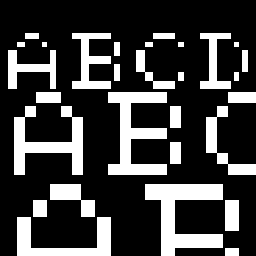
#> input picture codes/images_BW/alfa2.bmp, 256 x 256 px
$ python Kmeans_2classes.py
#> lines starting #> are read from the running program, lines starting #| are printed output that depends on the picture; after the words box and inside, x2 and y2 are one past the last pixel; in counts of white or black regions, pixels touching at a corner belong together
import os

import cv2 as cv
import matplotlib.pyplot as plt
import numpy as np
from sklearn.cluster import KMeans

# Fonction pour lire une image en niveaux de gris et la transformer en une matrice


def lit_image(chemin_image):
#> called with chemin_image = './images_BW/alfa2.bmp'
    if not os.path.exists(chemin_image):
        raise ValueError(f"Erreur : le chemin {chemin_image} n'existe pas.")
    image = cv.imread(chemin_image)
#> image is the input picture: shape (256, 256, 3); 24.7% white; 29 white regions, largest, box (x1, y1, x2, y2) and area: (145, 184, 223, 256) 2704, (108, 92, 167, 175) 2365, (14, 106, 83, 175) 2035
    if image is None:
        raise ValueError(
            f"Erreur : l'image au chemin {chemin_image} n'a pas pu être lue."
        )
    # Conversion en niveaux de gris si ce n'est pas déjà le cas
    image_gris = (
        cv.cvtColor(image, cv.COLOR_BGR2GRAY) if len(image.shape) == 3 else image
    )
    return image_gris


# Fonction pour afficher et sauvegarder une image avec un titre (utilise matplotlib)


def affiche_image(titre, image, save_path=None):
    plt.imshow(image, cmap="gray")
    plt.title(titre)
    plt.axis("off")
    if save_path:
        plt.savefig(save_path, bbox_inches="tight")
    plt.show()


# Fonction pour identifier les deux classes dans une image d'origine


def identif_classes(X):
    classes = np.unique(X)
#> classes = [0, 255]
    print(f"Classes trouvées : {classes}")  # Affichage des classes trouvées
#| Classes trouvées : [  0 255]
    if len(classes) < 2:
        raise ValueError("L'image ne contient pas suffisamment de classes distinctes.")
    elif len(classes) > 2:
        # Binarisation pour réduire à deux classes
        _, X_binaire = cv.threshold(X, 127, 255, cv.THRESH_BINARY)
        classes = np.unique(X_binaire)
        print(f"Après binarisation, classes : {classes}")
        return classes[0], classes[1]
    return classes[0], classes[1]


# Fonction pour ajouter un bruit gaussien à l'image


def bruit_gauss(X, cl1, cl2, m1, sig1, m2, sig2):
    Y = np.copy(X)
    bruit_cl1 = np.random.normal(m1, sig1, X.shape)
    bruit_cl2 = np.random.normal(m2, sig2, X.shape)
    Y[X == cl1] = X[X == cl1] + bruit_cl1[X == cl1]
    Y[X == cl2] = X[X == cl2] + bruit_cl2[X == cl2]
    return np.clip(Y, 0, 255).astype(np.uint8)


def kmeans_segmentation(image_bruitee, n_clusters=2):
    # Transformation de l'image en un vecteur de pixels
    pixels = image_bruitee.reshape(-1, 1)
    kmeans = KMeans(n_clusters=n_clusters, random_state=0).fit(pixels)
    # Transformation des labels en image
    segmented_image = kmeans.labels_.reshape(image_bruitee.shape)
    return segmented_image * (255 // (n_clusters - 1))


# Fonction pour calculer le taux d'erreur entre deux images


def taux_erreur(A, B):
    if A.shape != B.shape:
        raise ValueError(
            "Les images doivent avoir la même dimension pour calculer le taux d'erreur."
        )
    erreur = np.sum(A != B) / A.size
    print(f"Taux d'erreur : {erreur * 100:.2f}%")
    return erreur


if __name__ == "__main__":

    chemin = "./images_BW/alfa2.bmp"  # Remplacer par le bon chemin
    try:
        image = lit_image(chemin)
        affiche_image("Image originale", image, save_path="image_originale.png")

        # Identification des classes
        cl1, cl2 = identif_classes(image)
#> cl1 = 0; cl2 = 255

        # Ajout de bruit gaussien à l'image
        m1, sig1, m2, sig2 = 1, 1, 4, 1
        image_bruitee = bruit_gauss(image, cl1, cl2, m1, sig1, m2, sig2)
#> in bruit_gauss, `Y[X == cl1] = X[X == cl1] + bruit_cl1[X == cl1]`:
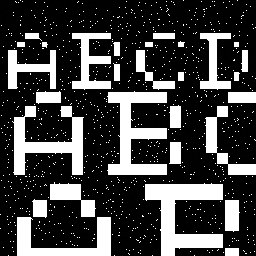
#> Y: shape (256, 256); min 0, max 255, mean 67.8
#> in bruit_gauss, `Y[X == cl2] = X[X == cl2] + bruit_cl2[X == cl2]`:
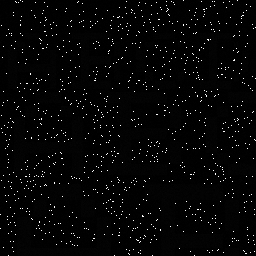
#> Y: shape (256, 256); min 0, max 255, mean 5.6
        affiche_image("Image bruitée", image_bruitee, save_path="image_bruitee.png")

        # Segmentation par K-means
        image_segmentee = kmeans_segmentation(image_bruitee)
#> in kmeans_segmentation, `segmented_image = kmeans.labels_.reshape(image_bruitee.shape)`: segmented_image: shape (256, 256) int32; values 0 (black) and 1 (white), 1.7% white in thin lines or dots
#> in kmeans_segmentation, `return segmented_image * (255 // (n_clusters - 1))`: returned value: shape (256, 256) int32; 1.7% white in thin lines or dots
        affiche_image(
            "Image segmentée (K-means)",
            image_segmentee,
            save_path="image_segmentee_kmeans.png",
        )

        # Calcul du taux d'erreur entre l'image originale et l'image segmentée
        taux_erreur(image, image_segmentee)
#> in taux_erreur, `erreur = np.sum(A != B) / A.size`: erreur = 0.264
#| Taux d'erreur : 26.38%
    except ValueError as e:
        print(e)

$ run again, with codes/images_BW/cible2.bmp copied over codes/images_BW/alfa2.bmp
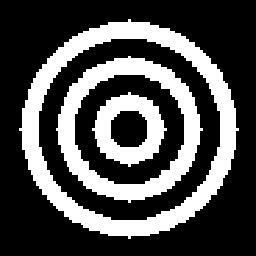
#> input picture codes/images_BW/cible2.bmp, 256 x 256 px
#> in lit_image, image is the input picture: shape (256, 256, 3); 30.5% white; 3 white regions, box (x1, y1, x2, y2) and area: (19, 19, 239, 239) 10608, (56, 56, 203, 203) 6600, (92, 92, 167, 167) 2788
#> classes = [0, 255]
#| Classes trouvées : [  0 255]
#> cl1 = 0; cl2 = 255
#> in bruit_gauss, `Y[X == cl2] = X[X == cl2] + bruit_cl2[X == cl2]`:
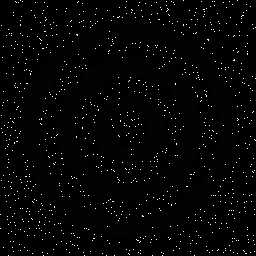
#> Y: shape (256, 256); min 0, max 255, mean 5.3
#> segmented_image: shape (256, 256) int32; values 0 (black) and 1 (white), 1.6% white in thin lines or dots
#> erreur = 0.32
#| Taux d'erreur : 32.00%

$ run again, with codes/images_BW/city2.bmp copied over codes/images_BW/alfa2.bmp
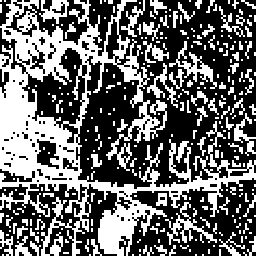
#> input picture codes/images_BW/city2.bmp, 256 x 256 px
#> in lit_image, image is the input picture: shape (256, 256, 3); 40.8% white; 278 white regions (187 under 20 px), largest, box (x1, y1, x2, y2) and area: (0, 0, 256, 256) 18312, (165, 202, 217, 245) 566, (169, 41, 217, 89) 538
#> classes = [0, 255]
#| Classes trouvées : [  0 255]
#> cl1 = 0; cl2 = 255
#> in bruit_gauss, `Y[X == cl2] = X[X == cl2] + bruit_cl2[X == cl2]`:
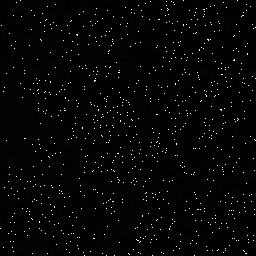
#> Y: shape (256, 256); min 0, max 255, mean 5
#> segmented_image: shape (256, 256) int32; values 0 (black) and 1 (white), 1.4% white in thin lines or dots
#> erreur = 0.421
#| Taux d'erreur : 42.10%
